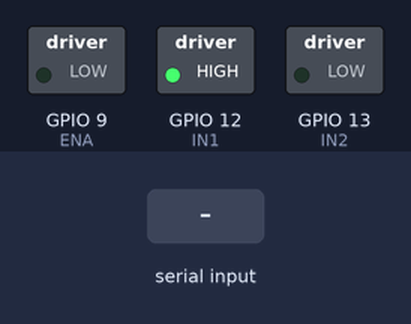
A sketch run on a simulated ESP32-S3. On the bench: switched loads named in the sketch (green lamp = pin HIGH). The inputs (shaded band) are chosen by the test bench.

Above: at 1.2 s.
1.3 s: "1" received over Serial
At 3.4 s:
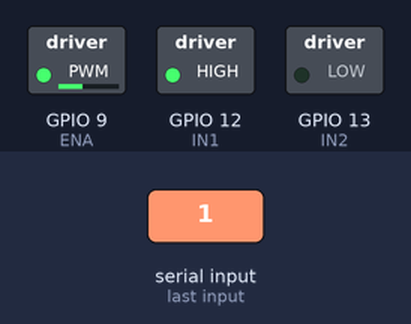
3.8 s: "2" received over Serial
At 5.3 s:
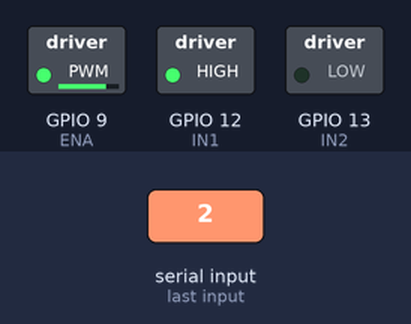
Timing chart, 0 to 6.8 s (numbered marks = the images above; inputs shaded):
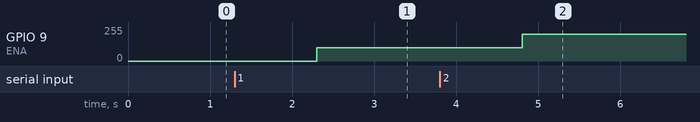

Measured:
- after the input at 1.3 s, GPIO 9 (ENA): 0/255 → 100/255 after 1.0 s
- after the input at 3.8 s, GPIO 9 (ENA): 100/255 → 200/255 after 1.0 s

The sketch:

test_dc.ino
```cpp
// Điều khiển động cơ DC bằng Arduino + L298N + ROS 2 qua Serial

// Chân L298N kết nối với Arduino
#define ENA 9     // Enable A (PWM)
#define IN1 12    // Input 1
#define IN2 13    // Input 2

double command = 0.0;

void setup() {
  // Khai báo các chân điều khiển là đầu ra
  pinMode(ENA, OUTPUT);
  pinMode(IN1, OUTPUT);
  pinMode(IN2, OUTPUT);

  // Thiết lập chiều quay: chiều kim đồng hồ
  digitalWrite(IN1, HIGH);
  digitalWrite(IN2, LOW);

  // Giao tiếp Serial với ROS 2
  Serial.begin(115200);
}

void loop() {
  // Kiểm tra xem ROS 2 có gửi lệnh mới qua Serial không
  if (Serial.available() > 0) {
    // Đọc chuỗi lệnh, ví dụ: "1.0"
    command = Serial.readString().toDouble();
  }

  // Chuyển lệnh thành giá trị PWM.
  // PWM Arduino nằm trong khoảng 0–255.
  int motorSpeed = (int)(command * 100);

  // Đảm bảo giá trị PWM không vượt phạm vi hợp lệ
  motorSpeed = constrain(motorSpeed, 0, 255);

  // Xuất PWM để điều chỉnh tốc độ động cơ
  analogWrite(ENA, motorSpeed);
}
```
